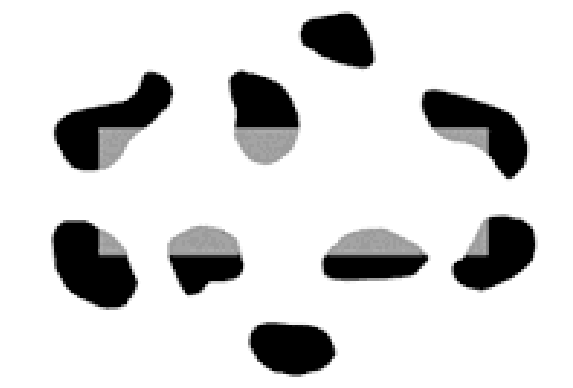
#> input picture brain_7/target.png, 573 x 388 px, found by its file name
$ python main.py
#> lines starting #> are read from the running program, lines starting #| are printed output that depends on the picture; after the words box and inside, x2 and y2 are one past the last pixel; in counts of white or black regions, pixels touching at a corner belong together; long printed decimals are rounded
import numpy as np
import cv2 as cv2
import matplotlib.pyplot as plt
import os

os.chdir(r"D:\pythontry\apython_project\brain_7")

# 首先读入待处理的原始图像
img = cv2.imread(r'D:\pythontry\apython_project\brain_7\target.png', cv2.IMREAD_COLOR)
#> img is the input picture: shape (388, 573, 3); min 0, max 255, mean 215.8

if img is None:
    print("Failed to load image")
else:
    # 获取图像尺寸
    height, width, channels = img.shape
#> height = 388; width = 573; channels = 3

    # 打印图像尺寸信息
    print("Image shape:", height, "x", width, "x", channels)
#| Image shape: 388 x 573 x 3

# 图像预处理：输入图像的尺寸缩放以便于处理
# 首先获取输入文本图像的shape以及对应的最大值
# max_dim = max(img.shape)
# # print(max_dim)
# # 定义size的阈值
# dim_limit = 800
# # 进行size判断
# if max_dim > dim_limit:
#     resize_tor = dim_limit/max_dim
#     img = cv2.resize(img, None, fx=resize_tor, fy=resize_tor)

# 将原始图像拷贝一份
origin_img = img.copy()

# 创建一个空字典用于存储像素值及其出现次数
pixel_dict = {}

# 遍历每个像素并统计出现次数
for y in range(height):
    for x in range(width):
        pixel = tuple(img[y, x])
        if pixel in pixel_dict:
            pixel_dict[pixel] += 1
        else:
            pixel_dict[pixel] = 1
#> after the loop, pixel_dict = 16 items

# 计算总像素数
total_pixels = height * width
#> total_pixels = 222324

# 按照比例从大到小对像素字典进行排序
sorted_pixels = sorted(pixel_dict.items(), key=lambda x: x[1]/total_pixels, reverse=True)
#> sorted_pixels = 16 items

# 输出排序后的像素信息
for pixel, count in sorted_pixels:
    proportion = count / total_pixels
    print("Pixel value:", pixel, "Count:", count, "Proportion:", proportion)
#> this loop made 16 passes
#> (pixel, count, proportion) on passes 1 to 12: ((255, 255, 255), 178038, 0.801), ((0, 0, 0), 27695, 0.125), ((156, 156, 156), 3664, 0.0165), ((164, 164, 164), 3427, 0.0154), ((129, 129, 129), 1401, 0.0063), ((43, 43, 43), 1357, 0.0061), ((94, 94, 94), 1067, 0.0048), ((172, 172, 172), 996, 0.00448), ((209, 209, 209), 924, 0.00416), ((240, 240, 240), 895, 0.00403), ((187, 187, 187), 889, 0.004), ((227, 227, 227), 866, 0.0039)
#| Pixel value: (255, 255, 255) Count: 178038 Proportion: 0.8008
#| Pixel value: (0, 0, 0) Count: 27695 Proportion: 0.1246
#| Pixel value: (156, 156, 156) Count: 3664 Proportion: 0.01648
#| Pixel value: (164, 164, 164) Count: 3427 Proportion: 0.01541
#| Pixel value: (129, 129, 129) Count: 1401 Proportion: 0.006302
#| Pixel value: (43, 43, 43) Count: 1357 Proportion: 0.006104
#| Pixel value: (94, 94, 94) Count: 1067 Proportion: 0.004799
#| Pixel value: (172, 172, 172) Count: 996 Proportion: 0.00448
#> (further printed lines are left out)

num_pixels = len(pixel_dict)
#> num_pixels = 16
print("Total number of pixels:", num_pixels)
#| Total number of pixels: 16

# 取出排名前两种像素点的值
top1_pixel = sorted_pixels[0][0]
#> top1_pixel = (255, 255, 255)
top2_pixel = sorted_pixels[1][0]
#> top2_pixel = (0, 0, 0)

tar1_pixel = sorted_pixels[2][0]
#> tar1_pixel = (156, 156, 156)
tar2_pixel = sorted_pixels[3][0]
#> tar2_pixel = (164, 164, 164)
# tar1_pixel = sorted_pixels[5][0]

# 将排名前两种像素点的值置为白色(255, 255, 255)，其余的值置为黑色(0, 0, 0)
for y in range(height):
    for x in range(width):
        pixel = tuple(img[y, x])
        if pixel == tar1_pixel or pixel == tar2_pixel:
            img[y, x] = [0, 0, 0]
        else:
            img[y, x] = [255, 255, 255]
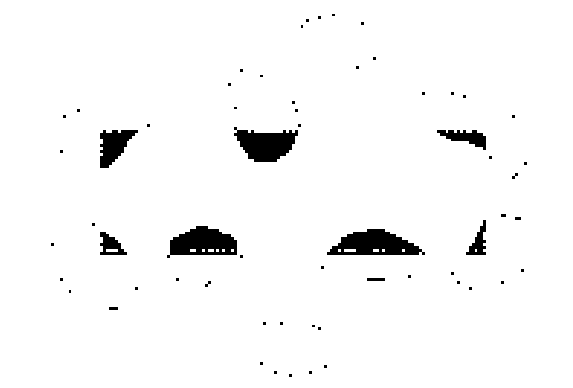
#> img: shape (388, 573, 3); 96.8% white; 60 black regions (51 under 20 px), largest, box (x1, y1, x2, y2) and area: (327, 229, 425, 255) 1628, (167, 226, 237, 258) 1478, (234, 127, 298, 162) 1439

# 将处理后的图像保存为PNG格式
cv2.imwrite("adjust1.png", img)


# [71 lines of commented-out code are left out]
